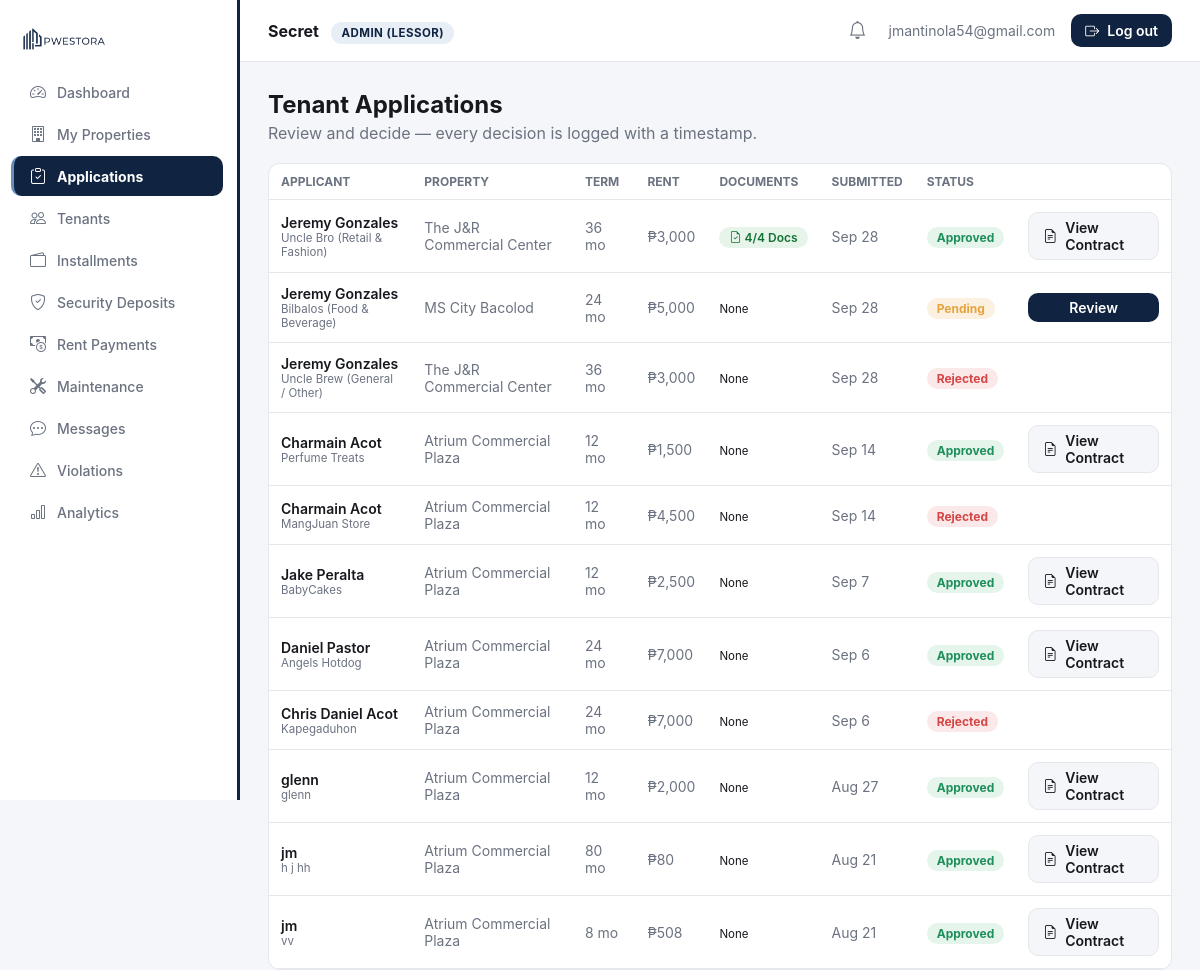
Page /dashboard.php?page=applications (signed in, upper part) on the earlier database version.
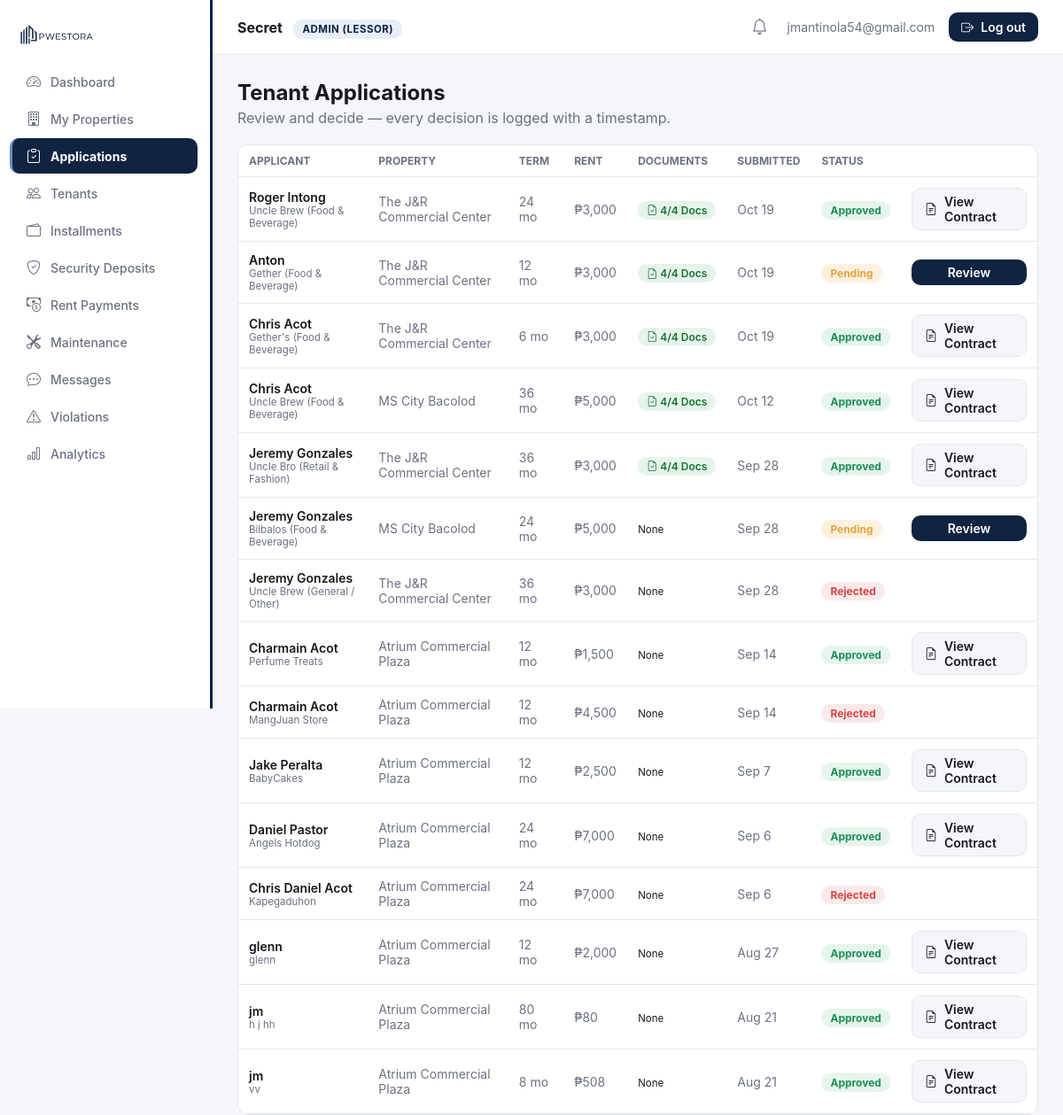
Same page on the later database version.
### tables this page shows
CREATE TABLE `tenants` (
  `id` int(11) NOT NULL,
  `lessor_id` int(11) NOT NULL,
  `property_id` int(11) NOT NULL,
  `application_id` int(11) DEFAULT NULL,
  `lessee_id` int(11) DEFAULT NULL,
  `tenant_name` varchar(150) NOT NULL,
  `business_name` varchar(150) DEFAULT NULL,
  `unit_label` varchar(100) DEFAULT NULL,
  `created_at` datetime NOT NULL DEFAULT current_timestamp()
);

CREATE TABLE `applications` (
  `id` int(11) NOT NULL,
  `property_id` int(11) NOT NULL,
  `lessor_id` int(11) NOT NULL,
  `lessee_id` int(11) DEFAULT NULL,
  `tenant_name` varchar(150) NOT NULL,
  `business_name` varchar(150) DEFAULT NULL,
  `term_months` int(11) NOT NULL,
  `rent` decimal(12,2) NOT NULL,
  `status` enum('pending','approved','rejected') NOT NULL DEFAULT 'pending',
  `submitted_at` datetime NOT NULL DEFAULT current_timestamp(),
  `checklist_negotiation` longtext DEFAULT NULL,
  `lessor_rebuttal` text DEFAULT NULL,
  `rebuttal_at` datetime DEFAULT NULL,
  `valid_id_path` varchar(255) DEFAULT NULL,
  `sec_dti_path` varchar(255) DEFAULT NULL,
  `business_permit_path` varchar(255) DEFAULT NULL,
  `bir_cert_path` varchar(255) DEFAULT NULL
);

CREATE TABLE `properties` (
  `id` int(11) NOT NULL,
  `lessor_id` int(11) NOT NULL,
  `name` varchar(150) NOT NULL,
  `type` varchar(60) NOT NULL,
  `address` varchar(255) DEFAULT NULL,
  `latitude` decimal(10,7) DEFAULT NULL,
  `longitude` decimal(10,7) DEFAULT NULL,
  `asking_rent` decimal(12,2) DEFAULT NULL,
  `status` enum('pending','verified','rejected') NOT NULL DEFAULT 'pending',
  `title_doc_path` varchar(255) DEFAULT NULL,
  `tax_dec_path` varchar(255) DEFAULT NULL,
  `photos_path` varchar(255) DEFAULT NULL,
  `created_at` datetime NOT NULL DEFAULT current_timestamp()
);

### public_html/includes/sidebar_nav.php (called while the page is built)
<?php
$NAV_BY_ROLE = [
    'lessor' => [
        ['id' => 'overview',      'label' => 'Dashboard',          'icon' => 'bi-speedometer2'],
        ['id' => 'listings',      'label' => 'My Properties',      'icon' => 'bi-building'],
        ['id' => 'applications',  'label' => 'Applications',       'icon' => 'bi-clipboard-check'],
        ['id' => 'tenants',       'label' => 'Tenants',            'icon' => 'bi-people'],
        ['id' => 'installments',  'label' => 'Installments',       'icon' => 'bi-wallet2'],
        ['id' => 'deposits',      'label' => 'Security Deposits',  'icon' => 'bi-shield-check'],
        ['id' => 'payments',      'label' => 'Rent Payments',      'icon' => 'bi-cash-coin'],
        ['id' => 'maintenance',   'label' => 'Maintenance',        'icon' => 'bi-tools'],
        ['id' => 'messages',      'label' => 'Messages',           'icon' => 'bi-chat-dots'],
        ['id' => 'violations',    'label' => 'Violations',         'icon' => 'bi-exclamation-triangle'],
        ['id' => 'analytics',     'label' => 'Analytics',          'icon' => 'bi-bar-chart'],
    ],
    'superadmin' => [
        ['id' => 'overview',    'label' => 'Dashboard',        'icon' => 'bi-speedometer2'],
        ['id' => 'lessors',     'label' => 'Verify Lessors',   'icon' => 'bi-shield-check'],
        ['id' => 'properties',  'label' => 'Verify Properties','icon' => 'bi-building'],
        ['id' => 'users',       'label' => 'User Management',  'icon' => 'bi-people'],
        ['id' => 'notify',      'label' => 'Notify Lessors',   'icon' => 'bi-megaphone'],
        ['id' => 'revenue',     'label' => 'Revenue',          'icon' => 'bi-bar-chart'],
        ['id' => 'audit',       'label' => 'Audit Logs',       'icon' => 'bi-journal-text'],
        ['id' => 'settings',    'label' => 'Platform Settings','icon' => 'bi-gear'],
    ],
];

### public_html/includes/auth.php (called while the page is built, shortened)
<?php
function current_user(): ?array {
    return $_SESSION['user'] ?? null;
}

### public_html/modules/applications.php (the view, shortened to what the changed rows need)
<?php
$lessorId = $user['id'];
$applications = $pdo->prepare(
    'SELECT a.*, p.name AS property_name, t.id AS tenant_id
     FROM applications a
     JOIN properties p ON p.id = a.property_id
     LEFT JOIN tenants t ON t.application_id = a.id
     WHERE a.lessor_id = ?
     ORDER BY a.submitted_at DESC'
);
$applications->execute([$lessorId]);
$applications = $applications->fetchAll();
?>
<h2 style="margin:0 0 4px;">Tenant Applications</h2>
<div class="card" style="padding:0; overflow:hidden; margin-bottom:28px;">
  <div class="table-scroll">
  <table>
    <thead><tr><th>Applicant</th><th>Property</th><th>Term</th><th>Rent</th><th>Documents</th><th>Submitted</th><th>Status</th><th></th></tr></thead>
    <tbody>
      <?php if (!$applications): ?>
        <tr><td colspan="8" style="text-align:center; color:var(--ink-500);">No applications yet.</td></tr>
      <?php else: foreach ($applications as $a):
          $appDocs = 0;
          if (!empty($a['valid_id_path'])) $appDocs++;
          if (!empty($a['sec_dti_path'])) $appDocs++;
          if (!empty($a['business_permit_path'])) $appDocs++;
          if (!empty($a['bir_cert_path'])) $appDocs++;
      ?>
        <tr>
          <td style="font-weight:600;">
            <?= htmlspecialchars($a['tenant_name']) ?>
            <?php if ($a['business_name']): ?>
              <div style="font-size:11.5px; color:var(--ink-500); font-weight:400;"><?= htmlspecialchars($a['business_name']) ?></div>
            <?php endif; ?>
          </td>
          <td style="color:var(--ink-500);"><?= htmlspecialchars($a['property_name']) ?></td>
          <td style="color:var(--ink-500);"><?= (int) $a['term_months'] ?> mo</td>
          <td style="color:var(--ink-500);">₱<?= number_format($a['rent'], 0) ?></td>
          <td>
            <?php if ($appDocs > 0): ?>
              <span class="badge" style="background:#e6f4ea; color:#137333; font-weight:600;">
                <i class="bi bi-file-earmark-check"></i> <?= $appDocs ?>/4 Docs
              </span>
            <?php else: ?>
              <span style="font-size:11.5px; color:var(--ink-400);">None</span>
            <?php endif; ?>
          </td>
          <td style="color:var(--ink-500);"><?= (new DateTime($a['submitted_at']))->format('M j') ?></td>
          <td>
            <?php if ($a['status'] === 'pending'): ?>
              <span class="badge badge-pending">Pending</span>
            <?php elseif ($a['status'] === 'approved'): ?>
              <span class="badge badge-approved">Approved</span>
            <?php else: ?>
              <span class="badge badge-rejected">Rejected</span>
            <?php endif; ?>
          </td>
          <td>
            <?php if ($a['status'] === 'pending'): ?>
              <a class="btn btn-primary" style="padding:6px 14px; display:inline-flex;"
                 href="/dashboard.php?page=applications&review=<?= $a['id'] ?>">Review</a>
            <?php elseif ($a['status'] === 'approved' && $a['tenant_id']): ?>
              <a class="btn" style="background:var(--bg); color:var(--ink-900); padding:6px 14px; display:inline-flex; border:1px solid var(--border);"
                 href="/lease_contract.php?tenant_id=<?= $a['tenant_id'] ?>" target="_blank">
                <i class="bi bi-file-earmark-text"></i> View Contract
              </a>
            <?php endif; ?>
          </td>
        </tr>
      <?php endforeach; endif; ?>
    </tbody>
  </table>
  </div>
</div>

### public_html/includes/header.php (shortened to what the changed rows need)
<?php
require_once __DIR__ . '/sidebar_nav.php';
$nav = $NAV_BY_ROLE[$user['role']] ?? [];
?>
<!DOCTYPE html>
<html lang="en">
<head>
<link rel="stylesheet" href="/assets/css/style.css?v=12">
<link rel="stylesheet" href="https://cdn.jsdelivr.net/npm/bootstrap-icons@1.11.3/font/bootstrap-icons.css">
</head>
<body>
<div class="app-shell">
  <aside class="sidebar" id="sidebar">
    <nav>
      <?php foreach ($nav as $item): ?>
        <a class="nav-item <?= $page === $item['id'] ? 'active' : '' ?>"
           href="/dashboard.php?page=<?= $item['id'] ?>">
          <i class="bi <?= $item['icon'] ?>"></i> <span><?= $item['label'] ?></span>
        </a>
      <?php endforeach; ?>
    </nav>
  </aside>
  <div class="main">
    <div class="content">

Differences in the rows shown:
added tenants: application.tenant_name "Roger Intong", application.business_name "Uncle Brew (Food & Beverage)", property.name "The J&R Commercial Center", application.term_months "24", application.rent "3,000", appDocs "4", application.submitted_at "Oct 19", shows "Approved"
added applications: tenant_name "Anton", business_name "Gether (Food & Beverage)", property.name "The J&R Commercial Center", term_months "12", rent "3,000", appDocs "4", submitted_at "Oct 19", status "Pending"
added tenants: application.tenant_name "Chris Acot", application.business_name "Gether's (Food & Beverage)", property.name "The J&R Commercial Center", application.term_months "6", application.rent "3,000", appDocs "4", application.submitted_at "Oct 19", shows "Approved"
added tenants: application.tenant_name "Chris Acot", application.business_name "Uncle Brew (Food & Beverage)", property.name "MS City Bacolod", application.term_months "36", application.rent "5,000", appDocs "4", application.submitted_at "Oct 12", shows "Approved"
